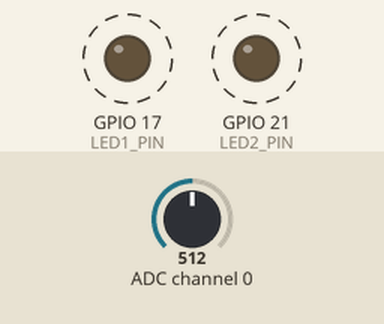
This program was run on a simulated Jetson Nano (BCM pin numbers), started with the arguments blink on. On the bench: output pins drawn as LEDs (lit = HIGH). Dashed ring = blinking. Inputs (shaded band) come from the test bench; at power-on: ADC channel 0 = 512 (analog values on the 0–1023 scale). Pins used as bus, display or sensor lines are not drawn.

Above: at 1.26 s.
1.3 s: ADC channel 0 set to 306
At 2.4 s:
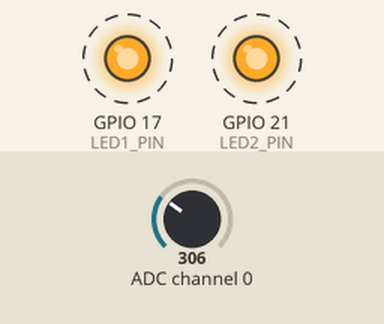
4.3 s: ADC channel 0 set to 122
At 4.69 s:
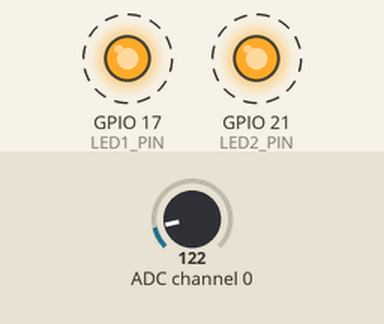
Timing chart, 0 to 13.3 s (numbered marks = the images above; inputs shaded):
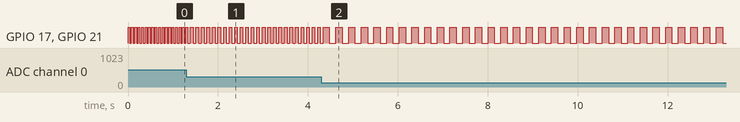

Measured:
- after the input at 1.3 s, GPIO 17 (LED1_PIN), GPIO 21 (LED2_PIN): alternates HIGH for 0.06 s and LOW for 0.06 s, starting after 0.15 s
- after the input at 4.3 s, GPIO 17 (LED1_PIN), GPIO 21 (LED2_PIN): alternates HIGH for 0.14 s and LOW for 0.14 s, starting after 0.18 s
- by itself, GPIO 17 (LED1_PIN), GPIO 21 (LED2_PIN): alternates HIGH for 0.04 s and LOW for 0.04 s

The program:

gpio_control.py
```python
#!/usr/bin/env python3
# -*- coding: utf-8 -*-
"""
GPIO 控制統一程式
整合 LED 控制和光敏電阻偵測功能
"""

import Jetson.GPIO as GPIO
import time
import sys

# SPI 介面腳位定義
SPICLK = 11   # GPIO 23
SPIMISO = 9   # GPIO 21
SPIMOSI = 10  # GPIO 19
SPICS = 8     # GPIO 24

# LED 腳位定義
LED1_PIN = 17  # GPIO 11
LED2_PIN = 21  # GPIO 15

# 光敏電阻 ADC 通道
PHOTO_CHANNEL = 0

def init_gpio(pins=None):
    """
    初始化 GPIO 腳位
    Args:
        pins: 要初始化的腳位列表，若為 None 則初始化所有腳位
    """
    GPIO.setwarnings(False)
    GPIO.cleanup()
    GPIO.setmode(GPIO.BCM)

    # 設定 SPI 腳位
    GPIO.setup(SPIMOSI, GPIO.OUT)
    GPIO.setup(SPIMISO, GPIO.IN)
    GPIO.setup(SPICLK, GPIO.OUT)
    GPIO.setup(SPICS, GPIO.OUT)

    # 設定 LED 腳位
    if pins is None:
        # 初始化所有 LED 腳位
        GPIO.setup(LED1_PIN, GPIO.OUT)
        GPIO.setup(LED2_PIN, GPIO.OUT)
    else:
        # 初始化指定的腳位
        for pin in pins:
            GPIO.setup(pin, GPIO.OUT)


def read_photoresistor():
    """
    讀取光敏電阻值（透過 MCP3008 ADC）
    Returns:
        int: ADC 讀取值 (0-1023)
    """
    adcnum = PHOTO_CHANNEL

    if (adcnum > 7) or (adcnum < 0):
        return -1

    GPIO.output(SPICS, True)
    GPIO.output(SPICLK, False)
    GPIO.output(SPICS, False)

    # 發送命令
    commandout = adcnum
    commandout |= 0x18
    commandout <<= 3

    for i in range(5):
        if (commandout & 0x80):
            GPIO.output(SPIMOSI, True)
        else:
            GPIO.output(SPIMOSI, False)
        commandout <<= 1
        GPIO.output(SPICLK, True)
        GPIO.output(SPICLK, False)

    # 讀取資料
    adcout = 0
    for i in range(12):
        GPIO.output(SPICLK, True)
        GPIO.output(SPICLK, False)
        adcout <<= 1
        if GPIO.input(SPIMISO):
            adcout |= 0x1

    GPIO.output(SPICS, True)
    adcout >>= 1

    return adcout


def control_led(led_number, state):
    """
    控制指定的 LED 開關（項目二）
    Args:
        led_number: LED 編號 (1 或 2)
        state: 'on' 或 'off'
    """
    # 選擇對應的 GPIO 腳位
    if led_number == 1:
        pin = LED1_PIN
    elif led_number == 2:
        pin = LED2_PIN
    else:
        print(f"錯誤：無效的 LED 編號 {led_number}")
        return

    # 初始化該腳位
    init_gpio([pin])

    # 控制 LED
    if state.lower() == 'on':
        GPIO.output(pin, GPIO.HIGH)
        print(f"LED{led_number} (Pin {pin}) 已開啟")
    elif state.lower() == 'off':
        GPIO.output(pin, GPIO.LOW)
        print(f"LED{led_number} (Pin {pin}) 已關閉")
    else:
        print(f"錯誤：無效的狀態 {state}")


def detect_and_control_leds():
    """
    持續讀取光敏電阻值並根據值控制 LED 閃爍頻率（項目一）
    此函數會無限循環，直到被外部終止

    ADC 值範圍: 0~400
    - 值越大（越亮）-> 閃爍越快
    - 值越小（越暗）-> 閃爍越慢
    """
    # 初始化所有需要的腳位
    init_gpio()

    led_state = False

    while True:
        # 讀取光敏電阻值
        adc_value = read_photoresistor()

        if adc_value <= 0:
            adc_value = 1  # 避免除以零

        # 切換 LED 狀態
        led_state = not led_state
        if led_state:
            GPIO.output(LED1_PIN, GPIO.HIGH)
            GPIO.output(LED2_PIN, GPIO.HIGH)
        else:
            GPIO.output(LED1_PIN, GPIO.LOW)
            GPIO.output(LED2_PIN, GPIO.LOW)

        # 根據光敏電阻值計算延遲時間
        # 值=0 -> 1秒, 值=400 -> 0.048秒
        delay = 20.0 / (adc_value + 20)
        time.sleep(delay)


def read_adc_only():
    """
    只讀取光敏電阻值，不控制 LED（供網頁顯示用）

    Returns:
        int: 光敏電阻值
    """
    # 初始化 SPI 腳位（不動 LED）
    GPIO.setwarnings(False)
    GPIO.setmode(GPIO.BCM)
    GPIO.setup(SPIMOSI, GPIO.OUT)
    GPIO.setup(SPIMISO, GPIO.IN)
    GPIO.setup(SPICLK, GPIO.OUT)
    GPIO.setup(SPICS, GPIO.OUT)

    adc_value = read_photoresistor()
    return adc_value


def stop_leds():
    """
    關閉所有 LED
    """
    GPIO.setwarnings(False)
    GPIO.setmode(GPIO.BCM)
    GPIO.setup(LED1_PIN, GPIO.OUT)
    GPIO.setup(LED2_PIN, GPIO.OUT)
    GPIO.output(LED1_PIN, GPIO.LOW)
    GPIO.output(LED2_PIN, GPIO.LOW)
    print("LED 已關閉")

def main():
    """
    主程式，處理命令列參數

    使用方式：
    1. 持續閃爍 LED（項目一 - 背景程序）：
       python gpio_control.py blink

    2. 只讀取光敏電阻值（供網頁顯示）：
       python gpio_control.py read

    3. 控制單個 LED（項目二）：
       python gpio_control.py LED1 on
       python gpio_control.py LED2 off

    4. 停止 LED：
       python gpio_control.py stop
    """
    if len(sys.argv) < 2:
        print("使用方式:")
        print("  持續閃爍: python gpio_control.py blink")
        print("  讀取數值: python gpio_control.py read")
        print("  控制 LED: python gpio_control.py LED1 on|off")
        print("  停止 LED: python gpio_control.py stop")
        sys.exit(1)

    command = sys.argv[1]

    try:
        if command.lower() == 'blink':
            # 項目一：持續根據光敏電阻值閃爍 LED（無限循環）
            detect_and_control_leds()

        elif command.lower() == 'read':
            # 只讀取光敏電阻值，不控制 LED
            adc_value = read_adc_only()
            print(adc_value)

        elif command.lower() == 'stop':
            # 停止 LED
            stop_leds()

        elif command.upper().startswith('LED'):
            # 項目二：控制指定 LED
            if len(sys.argv) < 3:
                print("錯誤：請指定 LED 狀態 (on/off)")
                sys.exit(1)

            led_number = int(command[3])  # 從 'LED1' 或 'LED2' 取得數字
            state = sys.argv[2]
            control_led(led_number, state)

        else:
            print(f"錯誤：未知的命令 '{command}'")
            sys.exit(1)

    except Exception as e:
        print(f"執行錯誤: {e}")
        import traceback
        traceback.print_exc()
        sys.exit(1)


if __name__ == '__main__':
    main()
```
